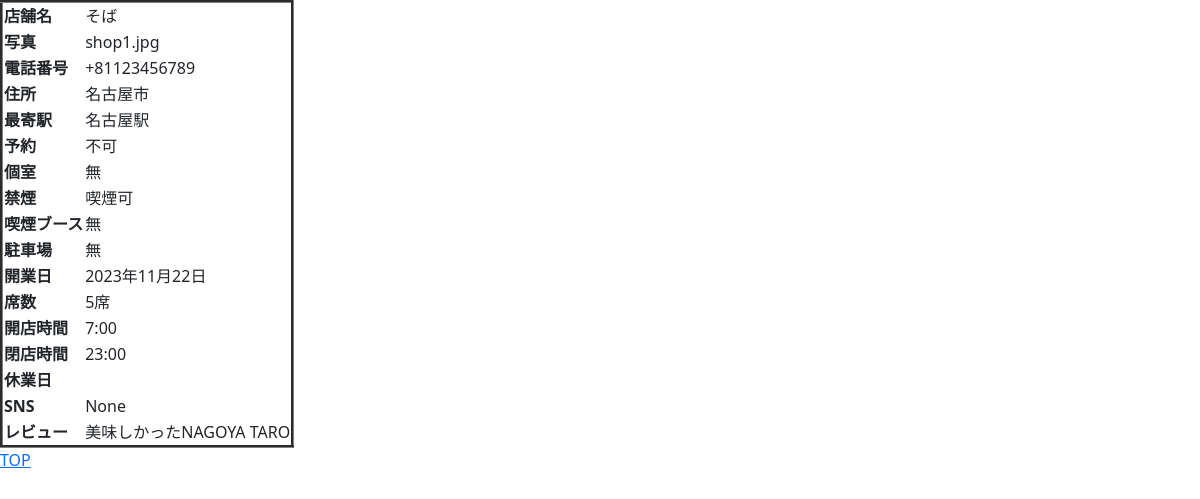
/nagoyameshi/detail/1, run on an earlier commit of the app's database.
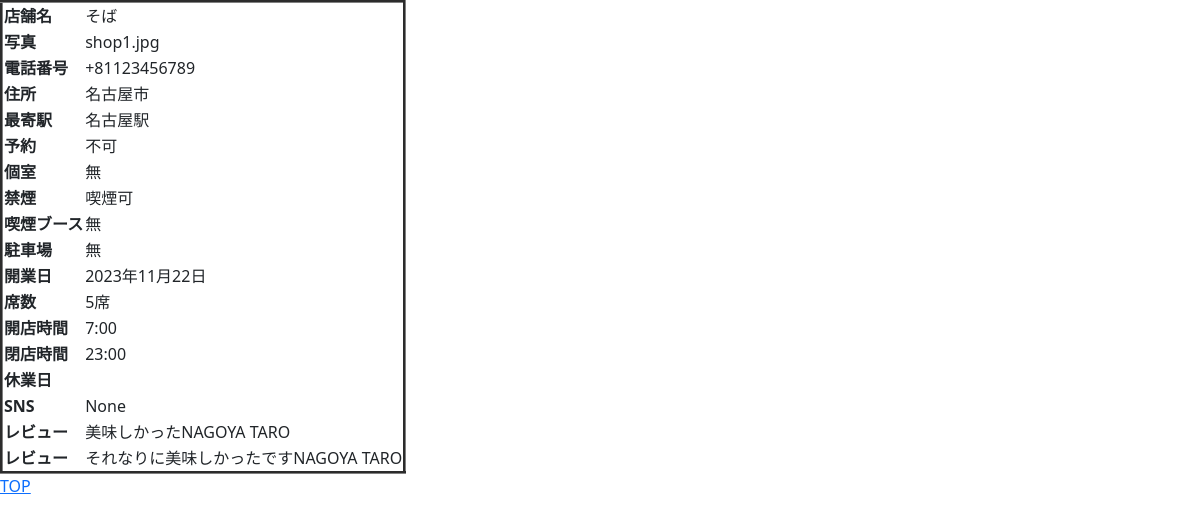
And on a later commit of the database.
### nagoyameshi/models.py (models this page shows, shortened)
class Review(models.Model):
    review_shop = models.ForeignKey('Shop', on_delete=models.CASCADE, related_name='reviews', verbose_name="店舗")
    photo = models.ImageField(verbose_name="写真", blank=True, null=True)
    review_member = models.ForeignKey(Member, on_delete=models.PROTECT, verbose_name="レビュー者")
    score = models.PositiveSmallIntegerField(verbose_name="レビュースコア", choices=SCORE_CHOICES, default=3)
    comment = models.TextField(verbose_name="コメント")
    created_at = models.DateField(auto_now_add=True)
    updated_at = models.DateField(auto_now=True)

class Member(models.Model):
    paid = models.BooleanField(verbose_name="有料会員", null=False)
    name = models.CharField(verbose_name="名前", max_length=50)
    email = models.EmailField(verbose_name="email", max_length=50)
    password = models.CharField(verbose_name="パスワード", max_length=10)
    cardholder_name = models.CharField(verbose_name="クレジットカード登録名", max_length=100, blank=True, null=True)
    card_number = models.CharField(verbose_name="カード番号", max_length=16, blank=True, null=True)  # 仮の設定。実際には暗号化が必要です
    expiration_date = models.DateField(verbose_name="有効期限", blank=True, null=True, )
    cvv = models.CharField(verbose_name="パスワード", max_length=4, blank=True, null=True)  # 仮の設定。実際には暗号化が必要です
    created_at = models.DateField(auto_now_add = True, null=True)
    updated_at = models.DateField(auto_now = True)
    def __str__(self):
        return str(self.name)

### nagoyameshi/views.py (the view)
# urls.py: path('detail/<int:pk>', ShopDetail.as_view(), name='detail'),
class ShopDetail(DetailView):
    model = Shop

### nagoyameshi/templates/nagoyameshi/shop_detail.html (shortened to what this page needs)
{% load static%}
<!doctype html>
<html lang="ja">
<head>
    <link href="https://cdn.jsdelivr.net/npm/bootstrap@5.3.0/dist/css/bootstrap.min.css" rel="stylesheet">
</head>
<body>
    <table border="3">
        <tr><th>店舗名</th><td>{{object.name}}</td></tr>
        <tr><th>写真</th><td>{{object.image}}</td></tr>
        <tr><th>電話番号</th><td>{{object.phonenumber}}</td></tr>
        <tr><th>住所</th><td>{{object.address}}</td></tr>
        <tr><th>最寄駅</th><td>{{object.neareststation}}</td></tr>
        <tr><th>予約</th><td>{% if object.shop_reservation == False %}不可{% endif %}
                             {% if object.shop_reservation == True %}可{% endif %} </td></tr>
        <tr><th>個室</th><td>{% if object.privateroom == False %}無{% endif %}
                             {% if object.privateroom == True %}有{% endif %} </td></tr></td></tr>
        <tr><th>禁煙</th><td>{% if object.nosmoking == False %}喫煙可{% endif %}
                             {% if object.nosmoking == True %}禁煙{% endif %} </td></tr></td></tr>
        <tr><th>喫煙ブース</th><td>{% if object.smokingbooth == False %}無{% endif %}
                                  {% if object.smokingbooth == True %}有{% endif %} </td></tr></td></tr>
        <tr><th>駐車場</th><td>{% if object.parking == False %}無{% endif %}
                               {% if object.parking == True %}有{% endif %} </td></tr></td></tr>
        <tr><th>開業日</th><td>{{object.openingdate}}</td></tr>
        <tr><th>席数</th><td>{{object.seats}}席</td></tr>
        <tr><th>開店時間</th><td>{{object.opening_time}}</td></tr>
        <tr><th>閉店時間</th><td>{{object.closing_time}}</td></tr>
        <tr><th>休業日</th><td>{{object.ay_of_week}}</td></tr>
        <tr><th>SNS</th><td>{{object.sns}}</td></tr>
        {% for review in object.reviews.all %}
        <tr><th>レビュー</th><td>{{review.comment}}{{review.review_member}}</td></tr>
        {% endfor %}
    </table>
        <a href="{% url 'top' %}">TOP</a>
    </body>
</html>

What changed in the data, as far as the page shows it:
added Review: comment "それなりに美味しかったです", review_member "NAGOYA TARO"
